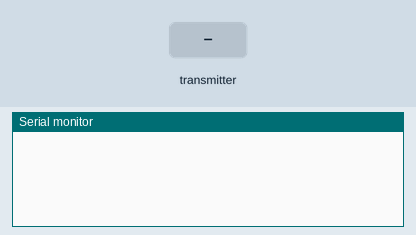
This sketch was run on a simulated Arduino Uno, built with avr-gcc and run on an emulated ATmega328P. Parts: the last lines printed to the serial monitor. The test bench sets the inputs (shaded band). No radio packets arrive unless stated.

Above: at 1.2 s.
1.3 s: the transmitter starts sending sensor_id = 0
At 1.38 s:
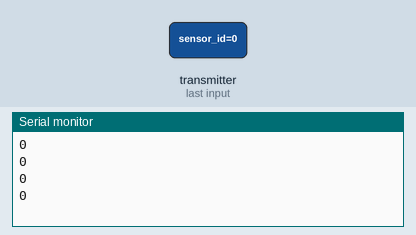
3.2 s: the transmitter starts sending sensor_value = 256
At 3.28 s:
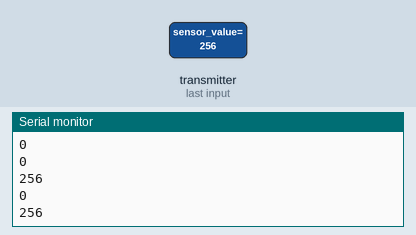
4.7 s: the transmitter starts sending sensor_id = 1
6.2 s: the transmitter starts sending sensor_value = 512
At 6.28 s:
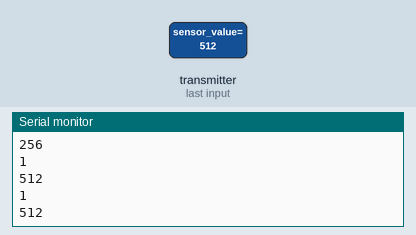
Timing chart, 0 to 8.7 s (numbered marks = the images above; inputs shaded):
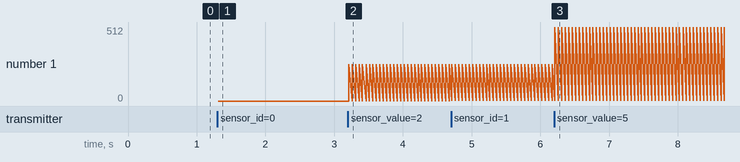

The sketch:

nrf_receive.ino
```cpp
#include <SPI.h>
#include <nRF24L01.h>
#include <RF24.h>

RF24 radio(12,5); // CE, CSN
uint8_t RxPipeAddrs[5] = {0x11 , 0x22, 0x33, 0x44, 0xAA} ;

struct sensor_data
{
  int sensor_id ;
  int sensor_value ;
} ;
struct sensor_data fire_sensor ;

void setup() {
  Serial.begin(115200);
  radio.begin();
  radio.setAutoAck(false) ; // Receivers send ACK to transmitter
  radio.setChannel(52) ;
  radio.setPayloadSize(32) ;
  radio.setDataRate(RF24_2MBPS);
  radio.openReadingPipe(0, RxPipeAddrs);
  radio.startListening();
}

void loop() {

   if (radio.available())
  {
    radio.read(&fire_sensor, sizeof(fire_sensor));
    delay(10);
    Serial.println(fire_sensor.sensor_id);
    Serial.println(fire_sensor.sensor_value);
  }
}
```

Measured:
- after the input at 1.3 s, the serial monitor: prints a new line at once (image 1)
- after the input at 3.2 s, the serial monitor: prints a new line at once (image 2)
- after the input at 6.2 s, the serial monitor: prints a new line at once (image 3)
- plotted number 1: 0 → 256 after the input at 3.2 s, 256 → 512 after the input at 6.2 s
